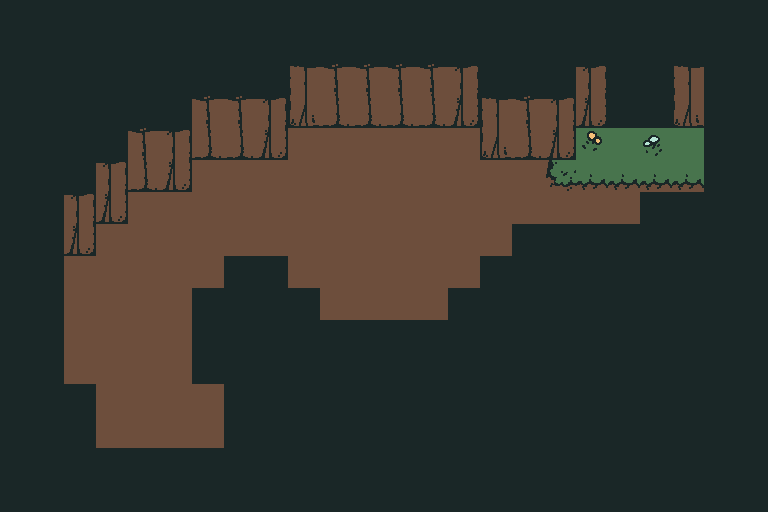

This game map was drawn from its Tiled (.tmx) file and the tilesets committed beside it. A one-line description and the full map source follow:
An orthogonal 24x16 tile map with 32x32 px tiles, 5 tile layers (FLOOR, MIDDLE, ABOVE, LIGHT, ...), 3 tilesets and 2 objects (2x portal).

<map version="1.2" tiledversion="1.2.0" orientation="orthogonal" renderorder="right-down" width="24" height="16" tilewidth="32" tileheight="32" infinite="0" nextlayerid="10" nextobjectid="315">
 <tileset firstgid="1" source="tilesets/objects.tsx" />
 <tileset firstgid="9" source="tilesets/underground.tsx" />
 <tileset firstgid="73" source="tilesets/forest.tsx" />
 <layer id="1" name="FLOOR" width="24" height="16">
  <data encoding="csv">
19,19,19,19,19,19,19,19,19,19,19,19,19,19,19,19,19,19,19,19,19,19,19,19,
19,19,19,19,19,19,19,19,19,19,19,19,19,19,19,19,19,19,19,19,19,19,19,19,
19,19,19,19,19,19,19,19,19,13,14,14,14,14,15,19,19,19,15,9,9,13,19,19,
19,19,19,19,19,19,14,14,15,21,22,22,22,22,23,13,14,15,23,9,9,21,19,19,
19,19,19,19,14,15,22,22,23,19,19,19,19,19,19,21,22,23,36,42,37,42,19,19,
19,19,19,15,22,23,19,19,19,19,19,19,19,19,19,19,19,49,50,50,50,50,19,19,
19,19,15,23,19,19,19,19,19,19,19,19,19,19,19,19,19,19,19,19,19,19,19,19,
19,19,23,19,19,19,19,19,19,19,19,19,19,19,19,19,19,19,19,19,19,19,19,19,
19,19,19,19,19,19,19,19,19,19,19,19,19,19,19,19,19,19,19,19,19,19,19,19,
19,19,19,19,19,19,19,19,19,19,19,19,19,19,19,19,19,19,19,19,19,19,19,19,
19,19,19,19,19,19,19,19,19,19,19,19,19,19,19,19,19,19,19,19,19,19,19,19,
19,19,19,19,19,19,19,19,19,19,19,19,19,19,19,19,19,19,19,19,19,19,19,19,
19,19,19,19,19,19,19,19,19,19,19,19,19,19,19,19,19,19,19,19,19,19,19,19,
19,19,19,19,19,19,19,19,19,19,19,19,19,19,19,19,19,19,19,19,19,19,19,19,
19,19,19,19,19,19,19,19,19,19,19,19,19,19,19,19,19,19,19,19,19,19,19,19,
19,19,19,19,19,19,19,19,19,19,19,19,19,19,19,19,19,19,19,19,19,19,19,19
</data>
 </layer>
 <layer id="2" name="MIDDLE" width="24" height="16">
  <data encoding="csv">
0,0,0,0,0,0,0,0,0,0,0,0,0,0,0,0,0,0,0,0,0,0,0,0,
0,0,0,0,0,0,0,0,0,0,0,0,0,0,0,0,0,0,0,0,0,0,0,0,
0,0,0,0,0,0,0,0,0,0,0,0,0,0,0,0,0,0,0,0,0,0,0,0,
0,0,0,0,0,0,0,0,0,0,0,0,0,0,0,0,0,0,0,0,0,0,0,0,
0,0,0,0,0,0,0,0,0,0,0,0,0,0,0,0,0,0,0,0,0,0,0,0,
0,0,0,0,0,0,0,0,0,0,0,0,0,0,0,0,0,0,0,0,0,0,0,0,
0,0,0,0,0,0,0,0,0,0,0,0,0,0,0,0,0,0,0,0,0,0,0,0,
0,0,0,0,0,0,0,0,0,0,0,0,0,0,0,0,0,0,0,0,0,0,0,0,
0,0,0,0,0,0,0,0,0,0,0,0,0,0,0,0,0,0,0,0,0,0,0,0,
0,0,0,0,0,0,0,0,0,0,0,0,0,0,0,0,0,0,0,0,0,0,0,0,
0,0,0,0,0,0,0,0,0,0,0,0,0,0,0,0,0,0,0,0,0,0,0,0,
0,0,0,0,0,0,0,0,0,0,0,0,0,0,0,0,0,0,0,0,0,0,0,0,
0,0,0,0,0,0,0,0,0,0,0,0,0,0,0,0,0,0,0,0,0,0,0,0,
0,0,0,0,0,0,0,0,0,0,0,0,0,0,0,0,0,0,0,0,0,0,0,0,
0,0,0,0,0,0,0,0,0,0,0,0,0,0,0,0,0,0,0,0,0,0,0,0,
0,0,0,0,0,0,0,0,0,0,0,0,0,0,0,0,0,0,0,0,0,0,0,0
</data>
 </layer>
 <layer id="3" name="ABOVE" width="24" height="16">
  <data encoding="csv">
0,0,0,0,0,0,0,0,0,0,0,0,0,0,0,0,0,0,0,0,0,0,0,0,
0,0,0,0,0,0,0,0,0,0,0,0,0,0,0,0,0,0,0,0,0,0,0,0,
0,0,0,0,0,0,0,0,0,0,0,0,0,0,0,0,0,0,0,0,0,0,0,0,
0,0,0,0,0,0,0,0,0,0,0,0,0,0,0,0,0,0,0,0,0,0,0,0,
0,0,0,0,0,0,0,0,0,0,0,0,0,0,0,0,0,0,0,0,0,0,0,0,
0,0,0,0,0,0,0,0,0,0,0,0,0,0,0,0,0,0,0,0,0,0,0,0,
0,0,0,0,0,0,0,0,0,0,0,0,0,0,0,0,0,0,0,0,0,0,0,0,
0,0,0,0,0,0,0,0,0,0,0,0,0,0,0,0,0,0,0,0,0,0,0,0,
0,0,0,0,0,0,0,0,0,0,0,0,0,0,0,0,0,0,0,0,0,0,0,0,
0,0,0,0,0,0,0,0,0,0,0,0,0,0,0,0,0,0,0,0,0,0,0,0,
0,0,0,0,0,0,0,0,0,0,0,0,0,0,0,0,0,0,0,0,0,0,0,0,
0,0,0,0,0,0,0,0,0,0,0,0,0,0,0,0,0,0,0,0,0,0,0,0,
0,0,0,0,0,0,0,0,0,0,0,0,0,0,0,0,0,0,0,0,0,0,0,0,
0,0,0,0,0,0,0,0,0,0,0,0,0,0,0,0,0,0,0,0,0,0,0,0,
0,0,0,0,0,0,0,0,0,0,0,0,0,0,0,0,0,0,0,0,0,0,0,0,
0,0,0,0,0,0,0,0,0,0,0,0,0,0,0,0,0,0,0,0,0,0,0,0
</data>
 </layer>
 <layer id="9" name="LIGHT" width="24" height="16">
  <data encoding="csv">
0,0,0,0,0,0,0,0,0,0,0,0,0,0,0,0,0,0,0,0,0,0,0,0,
0,0,0,0,0,0,0,0,0,0,0,0,0,0,0,0,0,0,0,0,0,0,0,0,
0,0,0,0,0,0,0,0,0,0,0,0,0,0,0,0,0,0,0,0,0,0,0,0,
0,0,0,0,0,0,0,0,0,0,0,0,0,0,0,0,0,0,0,0,0,0,0,0,
0,0,0,0,0,0,0,0,0,0,0,0,0,0,0,0,0,0,0,0,0,0,0,0,
0,0,0,0,0,0,0,0,0,0,0,0,0,0,0,0,0,0,0,0,0,0,0,0,
0,0,0,0,0,0,0,0,0,0,0,0,0,0,0,0,0,0,0,0,0,0,0,0,
0,0,0,0,0,0,0,0,0,0,0,0,0,0,0,0,0,0,0,0,0,0,0,0,
0,0,0,0,0,0,0,0,0,0,0,0,0,0,0,0,0,0,0,0,0,0,0,0,
0,0,0,0,0,0,0,0,0,0,0,0,0,0,0,0,0,0,0,0,0,0,0,0,
0,0,0,0,0,0,0,0,0,0,0,0,0,0,0,0,0,0,0,0,0,0,0,0,
0,0,0,0,0,0,0,0,0,0,0,0,0,0,0,0,0,0,0,0,0,0,0,0,
0,0,0,0,0,0,0,0,0,0,0,0,0,0,0,0,0,0,0,0,0,0,0,0,
0,0,0,0,0,0,0,0,0,0,0,0,0,0,0,0,0,0,0,0,0,0,0,0,
0,0,0,0,0,0,0,0,0,0,0,0,0,0,0,0,0,0,0,0,0,0,0,0,
0,0,0,0,0,0,0,0,0,0,0,0,0,0,0,0,0,0,0,0,0,0,0,0
</data>
 </layer>
 <layer id="4" name="OVERHEAD" width="24" height="16">
  <data encoding="csv">
9,9,9,9,9,9,9,9,9,9,9,9,9,9,9,9,9,9,9,9,9,9,9,9,
9,9,9,9,9,9,9,9,9,9,9,9,9,9,9,9,9,9,9,9,9,9,9,9,
9,9,9,9,9,9,9,9,9,0,0,0,0,0,0,9,9,9,0,0,0,0,9,9,
9,9,9,9,9,9,0,0,0,0,0,0,0,0,0,0,0,0,0,0,0,0,9,9,
9,9,9,9,0,0,0,0,0,0,0,0,0,0,0,0,0,0,0,0,0,0,9,9,
9,9,9,0,0,0,0,0,0,0,0,0,0,0,0,0,0,0,0,0,0,0,9,9,
9,9,0,0,0,0,0,0,0,0,0,0,0,0,0,0,0,0,0,0,9,9,9,9,
9,9,0,0,0,0,0,0,0,0,0,0,0,0,0,0,9,9,9,9,9,9,9,9,
9,9,0,0,0,0,0,9,9,0,0,0,0,0,0,9,9,9,9,9,9,9,9,9,
9,9,0,0,0,0,9,9,9,9,0,0,0,0,9,9,9,9,9,9,9,9,9,9,
9,9,0,0,0,0,9,9,9,9,9,9,9,9,9,9,9,9,9,9,9,9,9,9,
9,9,0,0,0,0,9,9,9,9,9,9,9,9,9,9,9,9,9,9,9,9,9,9,
9,9,9,0,0,0,0,9,9,9,9,9,9,9,9,9,9,9,9,9,9,9,9,9,
9,9,9,0,0,0,0,9,9,9,9,9,9,9,9,9,9,9,9,9,9,9,9,9,
9,9,9,9,9,9,9,9,9,9,9,9,9,9,9,9,9,9,9,9,9,9,9,9,
9,9,9,9,9,9,9,9,9,9,9,9,9,9,9,9,9,9,9,9,9,9,9,9
</data>
 </layer>
 <objectgroup id="5" name="SLOPES" />
 <objectgroup color="#32e3c6" id="6" name="TERRAIN" />
 <objectgroup color="#50734a" id="7" name="COLLISION" opacity="0.5" />
 <objectgroup id="8" name="ENTITIES" opacity="0.64">
  <object id="277" name="portal" gid="6" x="112" y="504" width="96" height="64">
   <properties>
    <property name="DEST" value="ORCHARD,12,60" />
    <property name="TYPE" value="PORTAL" />
   </properties>
  </object>
  <object id="314" name="portal" gid="6" x="608" y="112" width="64" height="64">
   <properties>
    <property name="DEST" value="ORCHARD,12,60" />
    <property name="TYPE" value="PORTAL" />
   </properties>
  </object>
 </objectgroup>
</map>
